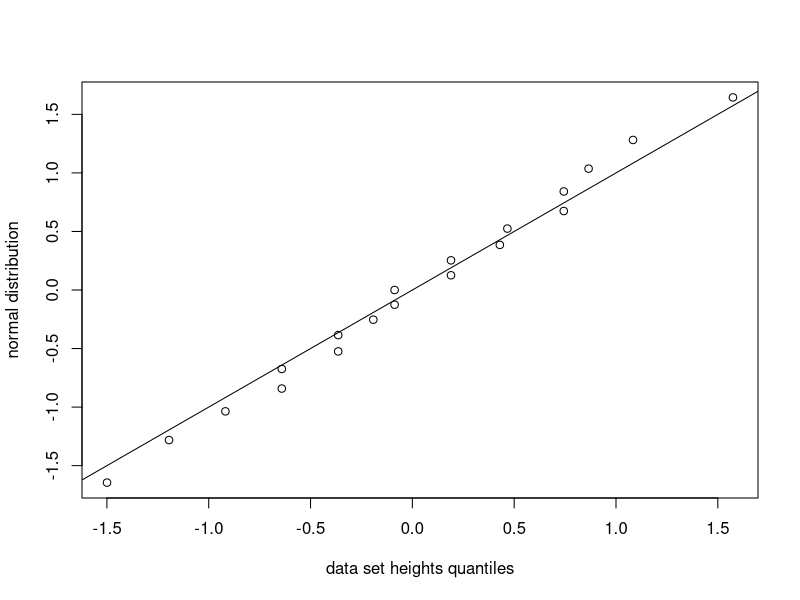

Source code (R):
library(dslabs)
data(heights)

# show how dataset heights is well approximmated with normal distribution?
x <- heights$height[ heights$sex == "Male" ]
z <- scale(x)

# calculate quantiles from our data with intervals each with 5% probability.
p <- seq(0.05, 0.95, 0.05)
our_quantile <- quantile(z,p)

# calculate quantiles from normal distribution for approximation.
n_quantile <- qnorm(p)

# show each quantiles in plot for evaluate.
# the same graph with quantiles2 but show scale in standard deviations
# away from mean this quantile is. 
plot(our_quantile, n_quantile,xlab = "data set heights quantiles",
     ylab = "normal distribution")
abline(0,1)

# points fall almost on the line, meaning the normal distribution is a pretty good
# approximation.
